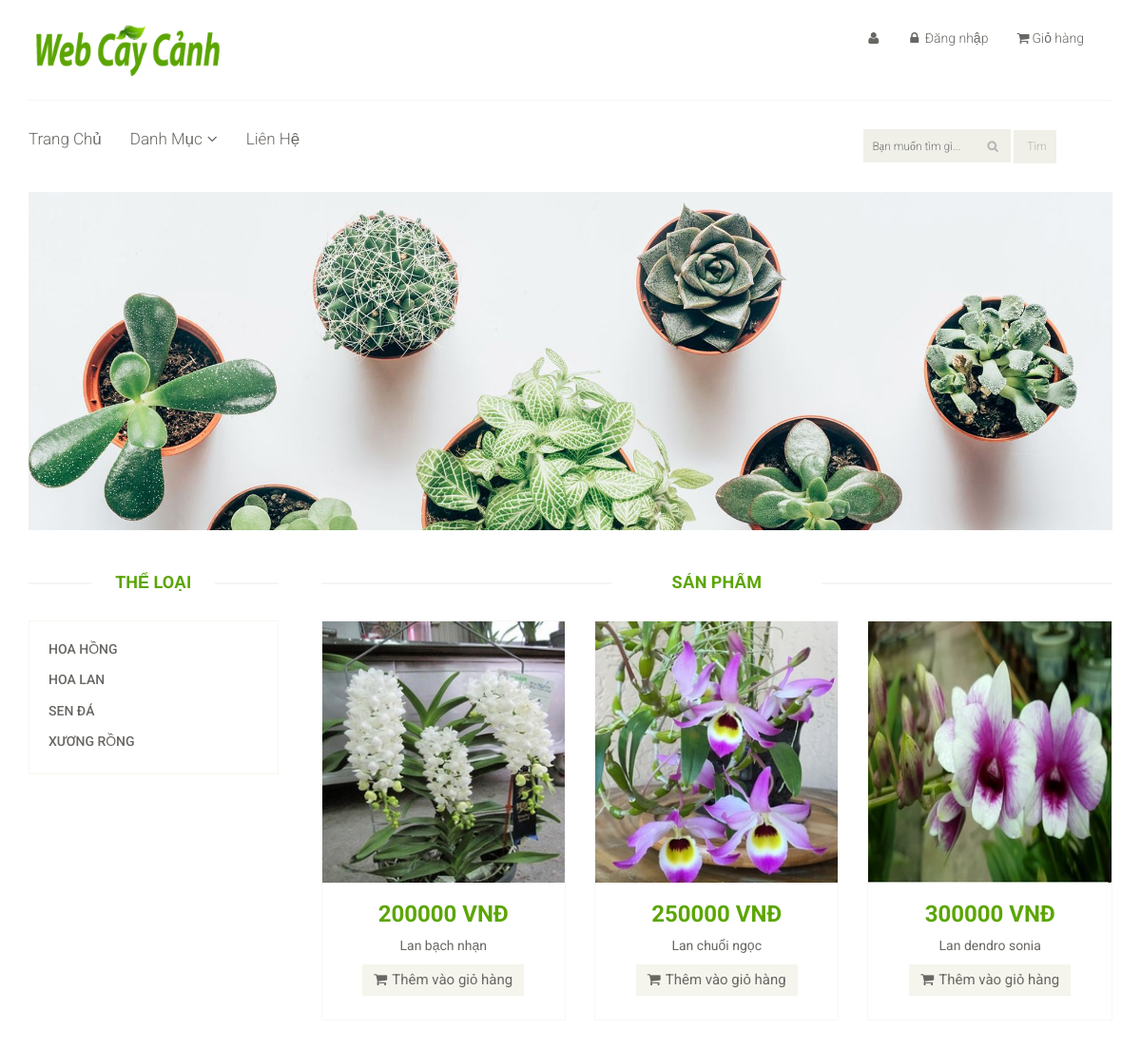
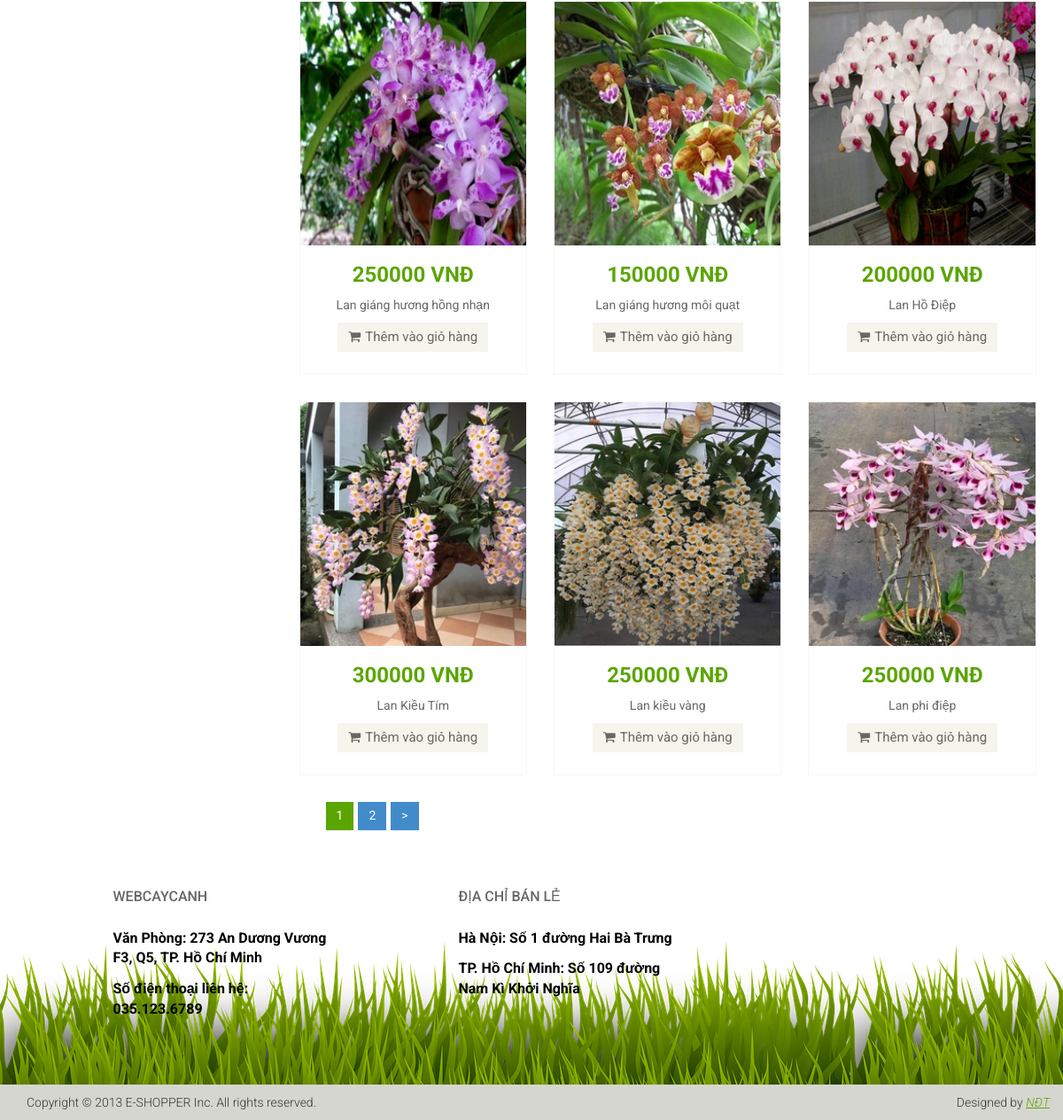
Page /index.php?product=HL&page=1 on the committed database (2 pictures, top to bottom).
### tables this page shows
CREATE TABLE `loai` (
  `maloai` varchar(50) NOT NULL,
  `tenloai` varchar(50) NOT NULL
);

CREATE TABLE `sanpham` (
  `tensanpham` varchar(50) NOT NULL,
  `dongia` int(50) NOT NULL,
  `maloai` varchar(50) NOT NULL,
  `masanpham` char(50) NOT NULL,
  `chitietsanpham` varchar(255) NOT NULL,
  `anh` varchar(255) NOT NULL
);

### product.php (the view, shortened to what this page needs)
<section id="advertisement">
		<div class="container">
			<img src="images/product/nen3.jpg" alt="" />
		</div>
</section>
<section>
<div class="container">
			<div class="row">
				<div class="col-sm-3">
					<div class="left-sidebar">
						<h2>Thể Loại</h2>
						<div class="panel-group category-products" id="accordian">
					 	<?php
							$conn = mysqli_connect("localhost","root","","webcaycanh");
						   if($conn)
						   {
							 $sql="SELECT * from loai";
							 $result=mysqli_query($conn,$sql);
							  while($row=mysqli_fetch_array($result))
								 {
									 echo "<div class='panel panel-default'>
										 <div class='panel-heading'>
											 <h4 class='panel-title'><a href='index.php?product=".$row['maloai']."&page=1'>".$row['tenloai']."</a></h4>
										 </div>
									 </div>";
									}
						 }
						?>
							</div>
					</div>
				</div>
<div class="col-sm-9 padding-right">
	<div class="features_items">
		<h2 class="title text-center">Sản Phẩm</h2>
			<?php
			$sql="";
			$limit = 9;
				 $conn = mysqli_connect("localhost","root","","webcaycanh");
				 if($conn){
				 	if(isset($_GET['product'])&&isset($_GET['page']))
					{
					$product=$_GET['product'];
					$page = $_GET['page'];
					$start = ($page - 1)*$limit;
						if($product=="all"){
							$sql="select * from sanpham LIMIT $start , $limit";
						}
						else $sql="select * from sanpham where maloai = '$product'  LIMIT $start , $limit";
					}
					 $output = "";
					$result=mysqli_query($conn,$sql);
					while($row=(mysqli_fetch_array($result))){
					echo "<div class='col-sm-4'>
					<div class='product-image-wrapper'>
						<div class='single-products'>
							<div class='productinfo text-center'>";
					echo "<a href='index.php?product-details=".$row['masanpham']."'>";
					echo "<img src='./images/product/" .$row['anh']."'>";
					echo "<h2>" .$row['dongia']." VNĐ</h2>";
					echo "<p>".$row['tensanpham']."</p>";
					echo "<a href='index.php?addproduct=".$row['masanpham']." ' class='btn btn-default add-to-cart'><i class='fa fa-shopping-cart'></i>Thêm vào giỏ hàng</a>
					</a>";
					echo "</div>
					</div>
					</div>
				</div>";
			 	}
				$sql_total='';
				if($product=='all')
				$sql_total='SELECT * FROM sanpham';
				else $sql_total = "SELECT * FROM sanpham where maloai='$product'";
				 $records = mysqli_query( $conn, $sql_total) or die ("sai");
				  $total_records = mysqli_num_rows($records);
				  $total_page = ceil($total_records/$limit);
    for ($i = 1; $i <= $total_page; $i++){
        if ($i == $page){
            $output .= '<span>'.$i.'</span>  ';
        }
        else{
            $output .= '<a href="index.php?product=' .$product. '&page='.$i.'">'.$i.'</a>  ';
        }
    }
    if ($page < $total_page && $total_page > 1){
        $output .= '<a href="index.php?product=' .$product. '&page='.($page+1).'">></a>  ';
    }
	echo "</div><div>
	<ul class='pagination'>
	<li class='active'>$output</li></ul>";
			}
			?>
</section>

### css/main.css (style rules this page uses)
body { font-family: 'Roboto', sans-serif; position: relative; font-weight: 400px; }
ul li { list-style: none; }
a { -webkit-transition: 300ms; -moz-transition: 300ms; -o-transition: 300ms; transition: 300ms; }
h1, h2, h3, h4, h5, h6 { font-family: 'Roboto', sans-serif; }
.category-products { border: 1px solid #F7F7F0; margin-bottom: 35px; padding-bottom: 20px; padding-top: 15px; }
.left-sidebar h2, .brands_products h2 { color: #5ba503; font-family: 'Roboto', sans-serif; font-size: 18px; font-weight: 700; margin: 0 auto 30px; text-align: center; text-transform: uppercase; position: relative; z-index: 3; }
.left-sidebar h2:after, h2.title:after { content: " "; position: absolute; border: 1px solid #f5f5f5; bottom: 8px; left: 0; width: 100%; height: 0; z-index: -2; }
.left-sidebar h2:before { content: " "; position: absolute; background: #fff; bottom: -6px; width: 130px; height: 30px; z-index: -1; left: 50%; margin-left: -65px; }
h2.title:before { content: " "; position: absolute; background: #fff; bottom: -6px; width: 220px; height: 30px; z-index: -1; left: 50%; margin-left: -110px; }
.category-products .panel { background-color: #FFFFFF; border: 0px; border-radius: 0px; box-shadow: none; margin-bottom: 0px; }
.category-products .panel-default .panel-heading { background-color: #FFFFFF; border: 0 none; color: #FFFFFF; padding: 5px 20px; }
.category-products .panel-default .panel-heading .panel-title a { color: #696763; font-family: 'Roboto', sans-serif; font-size: 14px; text-decoration: none; text-transform: uppercase; }
.padding-right { padding-right: 0; }
.features_items { overflow: hidden; }
h2.title { color: #5ba503; font-family: 'Roboto', sans-serif; font-size: 18px; font-weight: 700; margin: 0 15px; text-transform: uppercase; margin-bottom: 30px; position: relative; }
.product-image-wrapper { border: 1px solid #F7F7F5; overflow: hidden; margin-bottom: 30px; }
.single-products { position: relative; }
.productinfo h2 { color: #5ba503; font-family: 'Roboto', sans-serif; font-size: 24px; font-weight: 700; }
.productinfo p { font-family: 'Roboto', sans-serif; font-size: 14px; font-weight: 400; color: #696763; }
.productinfo img { width: 100%; }
.productinfo { position: relative; }
.add-to-cart { background: #F5F5ED; border: 0 none; border-radius: 0; color: #696763; font-family: 'Roboto', sans-serif; font-size: 15px; margin-bottom: 25px; }
.add-to-cart i { margin-right: 5px; }
#advertisement { padding-bottom: 45px; }
#advertisement img { width: 100%; }
.pagination { display: inline-block; margin-bottom: 25px; margin-top: 0; padding-left: 45px; }
.pagination li:first-child a, .pagination li:first-child span { border-bottom-left-radius: 0; border-top-left-radius: 0; margin-left: 0; }
.pagination li:last-child a, .pagination li:last-child span { border-bottom-right-radius: 0; border-top-right-radius: 0; }
.pagination .active span, .pagination .active a:hover, .pagination .active span:hover, .pagination .active a:focus, .pagination .active span:focus { background-color: #5ba503; border-color: #5ba503; color: #FFFFFF; cursor: default; z-index: 2; }
.pagination li a, .pagination li span { background-color: #f0f0e9; border: 0; float: left; line-height: 1.42857; margin-left: -1px; padding: 6px 12px; position: relative; text-decoration: none; margin-right: 5px; color: #000; }

### rows in the picture
loai: tenloai "HOA HỒNG"
loai: tenloai "HOA LAN"
loai: tenloai "SEN ĐÁ"
loai: tenloai "XƯƠNG RỒNG"
sanpham: anh (picture), dongia "200000", tensanpham "Lan bạch nhạn"
sanpham: anh (picture), dongia "250000", tensanpham "Lan chuổi ngọc"
sanpham: anh (picture), dongia "300000", tensanpham "Lan dendro sonia"
sanpham: anh (picture), dongia "250000", tensanpham "Lan giáng hương hồng nhạn"
sanpham: anh (picture), dongia "150000", tensanpham "Lan giáng hương môi quạt"
sanpham: anh (picture), dongia "200000", tensanpham "Lan Hồ Điệp"
sanpham: anh (picture), dongia "300000", tensanpham "Lan Kiều Tím"
sanpham: anh (picture), dongia "250000", tensanpham "Lan kiều vàng"
sanpham: anh (picture), dongia "250000", tensanpham "Lan phi điệp"
